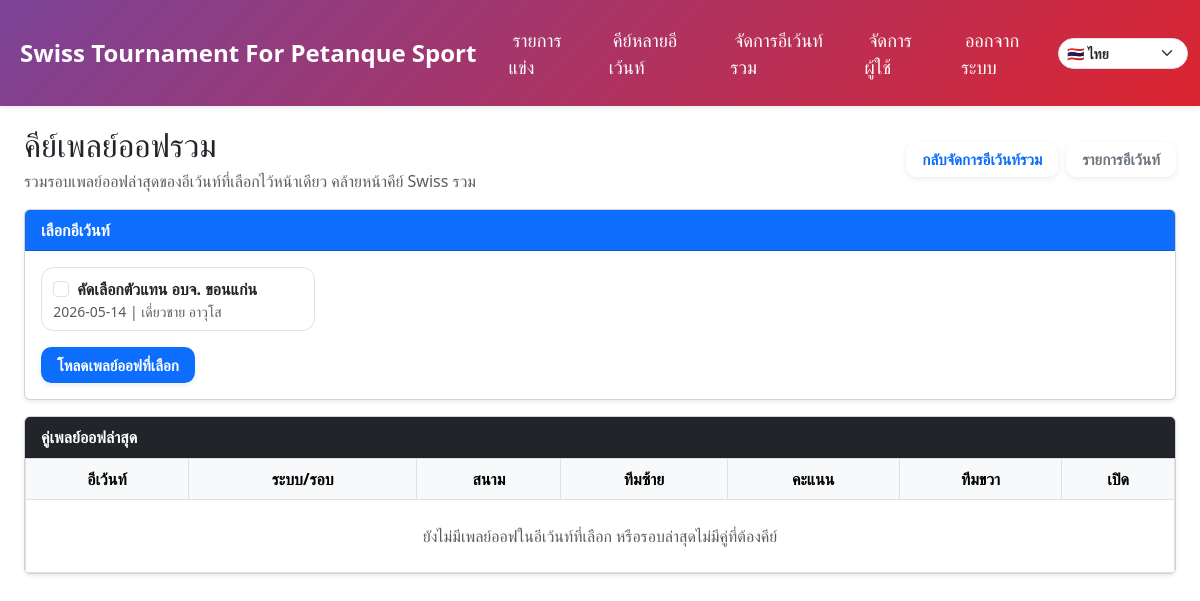
The page /multi-playoff-score (signed in) on the database as committed earlier.
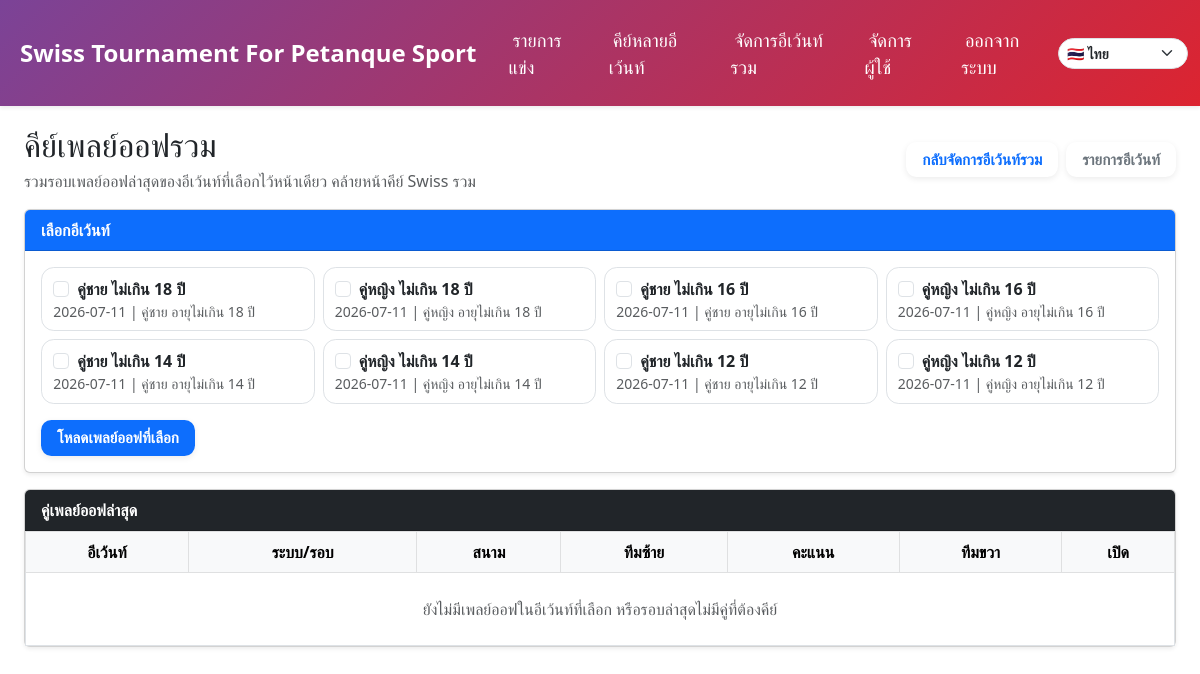
The same page on the database as committed later.
### models.py (models this page shows)
class Event(db.Model):
    __tablename__ = "events"
    __table_args__ = (
        Index("ix_events_date_id", "date", "id"),
        Index("ix_events_created_at", "created_at"),
    )
    id = db.Column(db.Integer, primary_key=True)
    name = db.Column(db.String(100), nullable=False)
    location = db.Column(db.String(100))
    category = db.Column(db.String(50))
    sex = db.Column(db.String(50))
    age_group = db.Column(db.String(50))
    rounds = db.Column(db.Integer)
    current_round = db.Column(db.Integer, default=1)
    date = db.Column(db.Date, nullable=True)
    auto_field_enabled = db.Column(db.Boolean, default=False)
    field_prefix = db.Column(db.String(10), default='')  # เช่น 'A', ''
    field_start = db.Column(db.Integer, default=1)
    field_max = db.Column(db.Integer, default=16)
    field_exclude = db.Column(db.String, default='')  # เช่น '3,7,11
    logo_filename = db.Column(db.Text)  # เก็บเป็น JSON list
    created_at = db.Column(db.DateTime, server_default=text('CURRENT_TIMESTAMP'), nullable=True)
    creator_id = db.Column(db.Integer, db.ForeignKey("users.id"), nullable=False)
    teams = db.relationship("Team", backref="event", cascade="all, delete-orphan", lazy=True)
    matches = db.relationship("Match", backref="event", cascade="all, delete-orphan", lazy=True)

### app.py (the view, shortened to what this page needs)
@app.route('/multi-playoff-score', methods=['GET', 'POST'])
@login_required
@roles_required('superadmin')
def multi_playoff_score_center():
    selected_event_ids = _selected_event_ids_from_request()
    all_events = Event.query.order_by(Event.date.desc(), Event.id.desc()).all()
    if not selected_event_ids:
        today = date.today()
        selected_event_ids = [e.id for e in all_events if e.date == today][:12]
    selected_events = _beta_selected_manage_events(selected_event_ids)
    playoffs = _beta_latest_playoffs_for_events(selected_event_ids)
    rows = []
    return render_template('multi_playoff_score_center.html', all_events=all_events, selected_event_ids=selected_event_ids, selected_events=selected_events, rows=rows)

### app.py (called while the page is built, shortened)
def get_current_lang():
    lang = request.args.get("lang") or session.get("lang") or "th"
    if lang not in SUPPORTED_LANGS:
        lang = "th"
    session["lang"] = lang
    return lang

@app.context_processor
def inject_i18n():
    lang = get_current_lang()
    return {
        "current_lang": lang,
        "supported_langs": SUPPORTED_LANGS,
        "text_translations": TEXT_TRANSLATIONS,
        "t": lambda key: translate(key, lang),
    }

@login_manager.user_loader
def load_user(user_id):
    return User.query.get(int(user_id))

def _selected_event_ids_from_request():
    raw_ids = []
    raw_ids.extend(request.form.getlist("event_ids"))
    raw_ids.extend(request.args.getlist("event_ids"))
    comma_ids = request.args.get("events") or request.form.get("events") or ""
    if comma_ids:
        raw_ids.extend(comma_ids.split(","))
    event_ids = []
    seen = set()
    return event_ids

def _beta_selected_manage_events(selected_event_ids):
    if not selected_event_ids:
        return []
    events = Event.query.filter(Event.id.in_(selected_event_ids)).all()
    events.sort(key=lambda e: (e.date or date.min, e.name or '', e.id))
    return events

### templates/multi_playoff_score_center.html (shortened to what this page needs)
{% extends "base.html" %}
{% block content %}
<div class="wrap">
  <div class="d-flex justify-content-between align-items-center flex-wrap gap-2 mb-3">
    <div>
      <h2 class="mb-1">คีย์เพลย์ออฟรวม</h2>
      <div class="text-muted">รวมรอบเพลย์ออฟล่าสุดของอีเว้นท์ที่เลือกไว้หน้าเดียว คล้ายหน้าคีย์ Swiss รวม</div>
    </div>
    <div class="d-flex gap-2">
      <a class="btn btn-outline-primary" href="{{ url_for('multi_event_manager', events=selected_event_ids|join(',')) }}">กลับจัดการอีเว้นท์รวม</a>
      <a class="btn btn-outline-secondary" href="{{ url_for('index') }}">รายการอีเว้นท์</a>
    </div>
  </div>
  <form method="get" class="card shadow-sm mb-3">
    <div class="card-header bg-primary text-white fw-bold">เลือกอีเว้นท์</div>
    <div class="card-body">
      <div class="event-check-grid mb-3">
        {% for event in all_events %}
        <label class="event-check">
          <input type="checkbox" class="form-check-input me-1" name="event_ids" value="{{ event.id }}" {% if event.id in selected_event_ids %}checked{% endif %}>
          <b>{{ event.name }}</b>
          <div class="small text-muted">{{ event.date or '-' }} | {{ event.category or '-' }}{{ event.sex or '' }} {{ event.age_group or '' }}</div>
        </label>
        {% endfor %}
      </div>
      <button class="btn btn-primary fw-bold">โหลดเพลย์ออฟที่เลือก</button>
    </div>
  </form>
  <form method="post">
    <div class="card shadow-sm">
      <div class="card-header bg-dark text-white fw-bold">คู่เพลย์ออฟล่าสุด</div>
      <div class="table-responsive">
        <table class="table table-bordered table-hover align-middle mb-0">
          <thead class="table-light text-center">
            <tr>
              <th>อีเว้นท์</th>
              <th>ระบบ/รอบ</th>
              <th>สนาม</th>
              <th>ทีมซ้าย</th>
              <th>คะแนน</th>
              <th>ทีมขวา</th>
              <th>เปิด</th>
            </tr>
          </thead>
          <tbody>
            {% for row in rows %}
            <tr>
              <td class="event-cell">
                {{ row.source_event.name if row.source_event else '-' }}
                <div class="small text-muted">{{ row.source_event.date if row.source_event else '' }}</div>
              </td>
              <td class="text-center">
                <b>{{ row.playoff.title }}</b>
                <div class="small text-muted">{{ row.round.round_name }} | สาย {{ row.group_no }}</div>
              </td>
              <td class="text-center fw-bold">{{ row.court or '-' }}</td>
              <td class="text-end fw-bold">{{ row.a.team_name }}</td>
              <td class="text-center" style="min-width:180px;">
                <input class="form-control score-input" type="number" min="0" max="13"
                       name="score_{{ row.playoff.id }}_{{ row.round.id }}_{{ row.group_no }}_{{ row.a.slot_no }}_{{ row.stage_no }}"
                       value="{{ row.score_a if row.score_a is not none else '' }}">
                <span class="fw-bold mx-1">-</span>
                <input class="form-control score-input" type="number" min="0" max="13"
                       name="score_{{ row.playoff.id }}_{{ row.round.id }}_{{ row.group_no }}_{{ row.b.slot_no }}_{{ row.stage_no }}"
                       value="{{ row.score_b if row.score_b is not none else '' }}">
              </td>
              <td class="fw-bold">{{ row.b.team_name }}</td>
              <td class="text-center"><a target="_blank" class="btn btn-sm btn-outline-primary" href="{{ url_for('playoff_detail', playoff_id=row.playoff.id) }}#round-{{ row.round.id }}-group-{{ row.group_no }}">เปิด</a></td>
            </tr>
            {% else %}
            <tr><td colspan="7" class="text-center text-muted py-4">ยังไม่มีเพลย์ออฟในอีเว้นท์ที่เลือก หรือรอบล่าสุดไม่มีคู่ที่ต้องคีย์</td></tr>
            {% endfor %}
          </tbody>
        </table>
      </div>
    </div>
  </form>
</div>
{% endblock %}

Rows that differ between the two databases and show on the page:
removed Event: name "คัดเลือกตัวแทน อบจ. ขอนแก่น", date "2026-05-14", category "เดี่ยว", sex "ชาย", age_group "อาวุโส"
added Event: name "คู่ชาย ไม่เกิน 18 ปี", date "2026-07-11", category "คู่", sex "ชาย", age_group "อายุไม่เกิน 18 ปี"
added Event: name "คู่หญิง ไม่เกิน 18 ปี", date "2026-07-11", category "คู่", sex "หญิง", age_group "อายุไม่เกิน 18 ปี"
added Event: name "คู่ชาย ไม่เกิน 16 ปี", date "2026-07-11", category "คู่", sex "ชาย", age_group "อายุไม่เกิน 16 ปี"
added Event: name "คู่หญิง ไม่เกิน 16 ปี", date "2026-07-11", category "คู่", sex "หญิง", age_group "อายุไม่เกิน 16 ปี"
added Event: name "คู่ชาย ไม่เกิน 14 ปี", date "2026-07-11", category "คู่", sex "ชาย", age_group "อายุไม่เกิน 14 ปี"
added Event: name "คู่หญิง ไม่เกิน 14 ปี", date "2026-07-11", category "คู่", sex "หญิง", age_group "อายุไม่เกิน 14 ปี"
added Event: name "คู่ชาย ไม่เกิน 12 ปี", date "2026-07-11", category "คู่", sex "ชาย", age_group "อายุไม่เกิน 12 ปี"
added Event: name "คู่หญิง ไม่เกิน 12 ปี", date "2026-07-11", category "คู่", sex "หญิง", age_group "อายุไม่เกิน 12 ปี"
